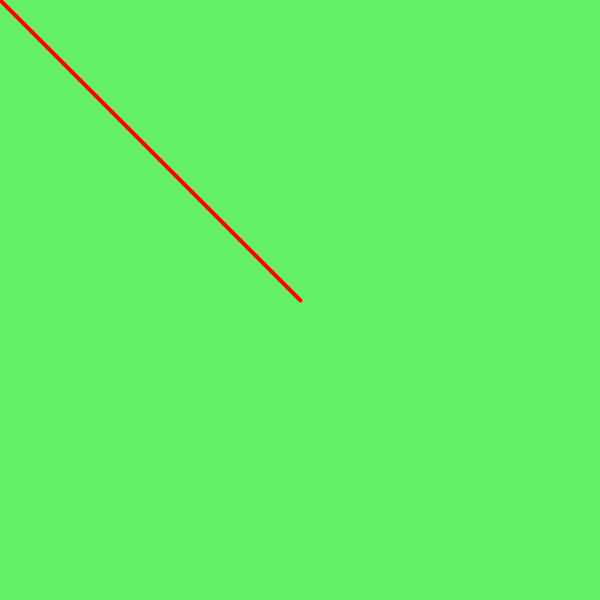
Frame 1 (no input)
Frame 60 (the mouse pressed at the canvas centre just before this capture): identical to frame 1, image omitted
Frame 120 (the mouse held since frame 60 and released just before this capture): blank canvas, image omitted

The Processing sketch that drew this single still picture (run headless with seeded random() and noise(); from frame 60 on, the mouse is pressed at the canvas centre):

// Processing sketch: mySketch
// ── mySketch.pde
//cool sketch

void setup() {
size (600,600);  
}

void draw() {
  background(100, 240, 100);
  
  stroke(255, 0, 0);
  strokeWeight(4);
  line(width/2, height/2, mouseX, mouseY);
}
